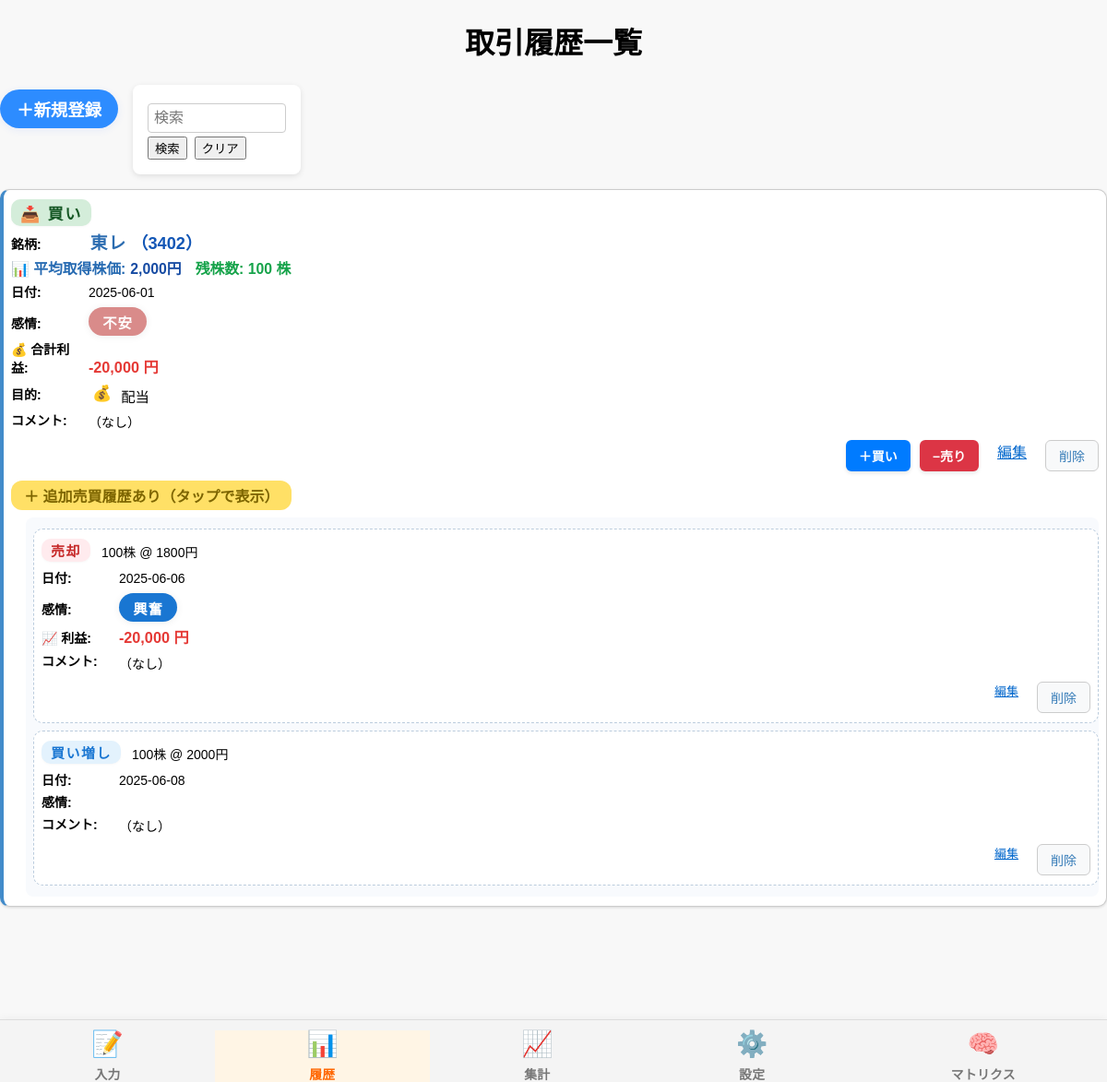
/history?id=468, run on the app's committed database.
### tables this page shows
CREATE TABLE trades (
          id INTEGER PRIMARY KEY AUTOINCREMENT,
           type TEXT,
           stock TEXT,
           price REAL,
           quantity INTEGER,
            total REAL,
            date TEXT,
          feeling INTEGER,
          memo TEXT,
           parent_id INTEGER,
           code TEXT,  -- ← これを追加！
        remaining_quantity INTEGER
               , purpose TEXT);

### cocotoshi.py (the view)
@app.route("/history")
def history():
    id = request.args.get("id")
    q = request.args.get("q", "").strip()
    watch_to_delete = request.args.get("watch_to_delete")  # ← 追加
    with sqlite3.connect(DATABASE) as conn:
        c = conn.cursor()
        if id:
            c.execute("SELECT parent_id FROM trades WHERE id=?", (id,))
            parent_id_row = c.fetchone()
            if parent_id_row and parent_id_row[0]:
                root_id = parent_id_row[0]
            else:
                root_id = id
            c.execute("SELECT * FROM trades WHERE id=? OR parent_id=? ORDER BY date, id", (root_id, root_id))
            trades = c.fetchall()
        elif q:
            q_like = f"%{q}%"
            c.execute("SELECT * FROM trades WHERE code LIKE ? ORDER BY date, id", (q_like,))
            trades = c.fetchall()
        else:
            c.execute("SELECT * FROM trades ORDER BY date DESC, id DESC")
            trades = c.fetchall()
    trade_tree = build_trade_tree(trades)
    return render_template("history.html", trade_tree=trade_tree, current="history", watch_to_delete=watch_to_delete)  # ← 追加

### cocotoshi.py (called while the page is built)
@app.context_processor
def inject_feelings():
    return dict(
        entry_feelings=entry_feelings,
        exit_feelings=exit_feelings,
        purposes=purposes,        # ←これ追加！
    )

### templates/history.html (shortened to what this page needs)
{% extends "layout.html" %}
{% block content %}
<h1 style="text-align: center;">取引履歴一覧</h1>
<div class="search-area-wrapper">
  <div class="left-column">
    <a href="/form" class="new-register-btn">＋新規登録</a>
  </div>
  <div class="right-column">
    <form method="get" action="/history" class="search-form">
      <input type="text" name="q" placeholder="検索" value="{{ request.args.get('q', '') }}">
      <div class="search-buttons">
        <button type="submit">検索</button>
        <button type="button" id="clear-button">クリア</button>
      </div>
    </form>
  </div>
</div>
<div class="trade-list">
  {% for item in trade_tree %}
    {% set parent = item.parent %}
    {% set children = item.children %}
    {% set remaining = item.remaining %}
    {% set total_profit = item.total_profit %}
<div class="trade-card parent{% if item.is_completed %} completed{% endif %}" data-trade-id="{{ parent.id }}">
  <div class="trade-type-label {{ parent.type }}">
    {{ '📥 買い' if parent.type == 'buy' else '📤 売り' if parent.type == 'sell' else '👀 ウォッチ' }}
  </div>
<div class="trade-row">
  <strong>銘柄:</strong>
  <span class="stock-highlight">
    <span class="stock-name">{{ parent.stock }}</span>
    （{{ parent.code }}）
  </span>
</div>
  <div class="trade-row" style="display:flex; align-items:center;">
    {% if item.average_price is not none %}
      <span class="avg-label">📊 平均取得株価:</span>
      <span class="avg-value">{{ "{:,}".format(item.average_price|int) }}円</span>
    {% endif %}
    <span class="stock-remaining">残株数: {{ remaining }} 株</span>
  </div>
  <div class="trade-row"><strong>日付:</strong> {{ parent.date }}</div>
  <div class="trade-row">
    <strong>感情:</strong>
    <span class="feeling-label feeling-{{ parent.feeling }}">
      {{ entry_feelings[parent.feeling] }}
    </span>
  </div>
    <div class="trade-row">
    <strong>💰 合計利益:</strong>
    <span class="{% if total_profit >= 0 %}profit-positive{% else %}profit-negative{% endif %}">
      {{ "{:,}".format(total_profit|int) }} 円
    </span>
   </div>
{% if parent.purpose %}
  {% set icon_list = ['💹', '📊', '📈', '🎁', '💰'] %}
  {% set label_list = ['短期', '中期', '長期', '優待', '配当'] %}
  <div class="trade-row" style="display:flex; align-items:center;">
    <strong style="margin-right:8px;">目的:</strong>
    <span class="purpose-label" style="display:inline-flex; align-items:center; gap:4px;">
      {% if parent.purpose in ['short', 'middle', 'long', 'benefit', 'dividend'] %}
        {% if parent.purpose == 'short' %}
          <span class="purpose-icon">💹</span>短期
        {% elif parent.purpose == 'middle' %}
          <span class="purpose-icon">📊</span>中期
        {% elif parent.purpose == 'long' %}
          <span class="purpose-icon">📈</span>長期
        {% elif parent.purpose == 'benefit' %}
          <span class="purpose-icon">🎁</span>優待
        {% elif parent.purpose == 'dividend' %}
          <span class="purpose-icon">💰</span>配当
        {% endif %}
      {% else %}
        {% set idx = parent.purpose|int(default=-1) %}
        {% if 0 <= idx < 5 %}
          <span class="purpose-icon">{{ icon_list[idx] }}</span>{{ label_list[idx] }}
        {% else %}
          <span class="purpose-icon">◆</span>{{ parent.purpose }}
        {% endif %}
      {% endif %}
    </span>
  </div>
{% endif %}
<div class="trade-row memo-row">
  <strong>コメント:</strong>
  <span class="memo-short">
    {{ parent.memo.splitlines()[0] if parent.memo else '（なし）' }}
  </span>
</div>
      <div class="trade-actions">
        <button class="action-btn buy open-modal"
          data-id="{{ parent.id }}" data-type="buy"
           data-stock="{{ parent.stock }}" data-price="{{ parent.price }}"
         data-quantity="{{ parent.quantity }}"
          data-purpose="{{ parent.purpose }}">＋買い</button>
        <button class="action-btn sell open-modal"
          data-id="{{ parent.id }}" data-type="sell"
           data-stock="{{ parent.stock }}" data-price="{{ parent.price }}"
           data-quantity="{{ parent.quantity }}"
           data-purpose="{{ parent.purpose }}">−売り</button>
          <a href="#" class="edit-link"
            data-id="{{ parent.id }}"
            data-type="{{ parent.type }}"
            data-stock="{{ parent.stock }}"
            data-code="{{ parent.code }}"
            data-price="{{ parent.price }}"
            data-quantity="{{ parent.quantity }}"
            data-total="{{ parent.total }}"
            data-date="{{ parent.date }}"
            data-feeling="{{ parent.feeling }}"
            data-purpose="{{ parent.purpose }}"
            data-memo="{{ parent.memo }}"
          >編集</a>
        <a href="#" class="delete-link" data-href="/delete/{{ parent.id }}">削除</a>
      </div>
      {% if children|length > 0 %}
       <div class="has-children-badge">＋ 追加売買履歴あり（タップで表示）</div>
      {% endif %}
  <div class="child-cards children-wrap{% if item.is_completed %} collapsed{% endif %}" data-trade-id="{{ parent.id }}">
    {% for child in children %}
      {% set child_label = (
        '買い増し' if parent.type == 'buy' and child.type == 'buy' else
        '売却'     if parent.type == 'buy' and child.type == 'sell' else
        '売り増し' if parent.type == 'sell' and child.type == 'sell' else
        '買い戻し' if parent.type == 'sell' and child.type == 'buy' else
        '取引'
      ) %}
    <div class="trade-card child{% if item.is_completed %} completed{% endif %}">
      <div class="trade-row" style="display:flex; align-items:center;">
        <span class="trade-type-label trade-type-{{ child.type }}">
          {{ child_label }}
        </span>
        <span style="margin-left:12px;">
          {{ child.quantity }}株 @ {{ child.price|int }}円
        </span>
      </div>
        <div class="trade-row"><strong>日付:</strong> {{ child.date }}</div>
        <div class="trade-row"><strong>感情:</strong>
          {% if child.type in ['sell', 'buyback'] and parent.type in ['buy', 'sell'] %}
          <span class="feeling-label feeling-{{ child.feeling }}">
            {{ exit_feelings[child.feeling] }}
          </span>
          {% endif %}
        </div>
        {% if child.profits is defined and child.profits|length > 0 %}
         {% for profit in child.profits %}
         <div class="trade-row">
           <strong>📈 利益:</strong>
           <span class="{% if profit >= 0 %}profit-positive{% else %}profit-negative{% endif %}">
             {{ "{:,}".format(profit|int) }} 円
           </span>
             </div>
          {% endfor %}
          {% endif %}
        <div class="trade-row memo-row">
        <strong>コメント:</strong>
        <span class="memo-short">
        {{ child.memo.splitlines()[0] if child.memo else '（なし）' }}
        </span>
        </div>
            <div class="trade-actions">
              <a href="#" class="edit-link"
                  data-id="{{ child.id }}"
                   data-type="{{ child.type }}"
                 data-stock="{{ child.stock }}"
                  data-code="{{ child.code }}"
                  data-price="{{ child.price }}"
                  data-quantity="{{ child.quantity }}"
                  data-total="{{ child.total }}"
                  data-date="{{ child.date }}"
                  data-feeling="{{ child.feeling }}"
                  data-purpose="{{ child.purpose }}"
                  data-memo="{{ child.memo }}"
                  data-parent-id="{{ child.parent_id }}"
              >編集</a>
              <a href="#" class="delete-link" data-href="/delete/{{ child.id }}">削除</a>
            </div>
          </div>
        {% endfor %}
      </div>
    </div>
  {% endfor %}
</div>
{% endblock %}

### templates/layout.html (style rules this page uses)
.feeling-1 { color: #d9534f; }
.feeling-4 { color: #5cb85c; }

### data on the page
trades: type "📥 買い", stock "東レ", code "3402", date "2025-06-01", feeling "不安", memo "（なし）"
trades: child_label "売却", quantity "100", price "1800", date "2025-06-06", feeling "興奮", profit "-20,000", memo "（なし）"
trades: child_label "買い増し", quantity "100", price "2000", date "2025-06-08", memo "（なし）"

### other printed values
{{ "{:,}".format(item.average_price|int) }} "2,000"
{{ remaining }} "100"
{{ "{:,}".format(total_profit|int) }} "-20,000"
{{ icon_list[idx] }} "💰"
{{ label_list[idx] }} "配当"
